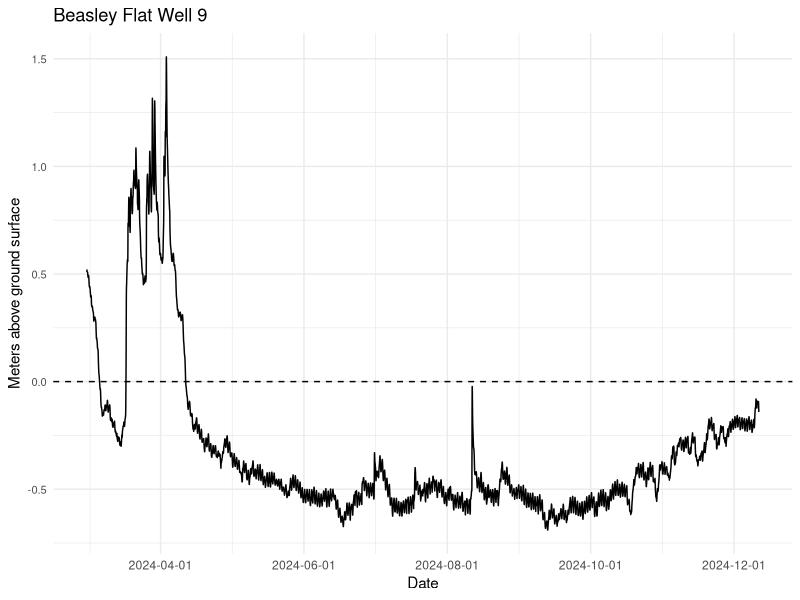
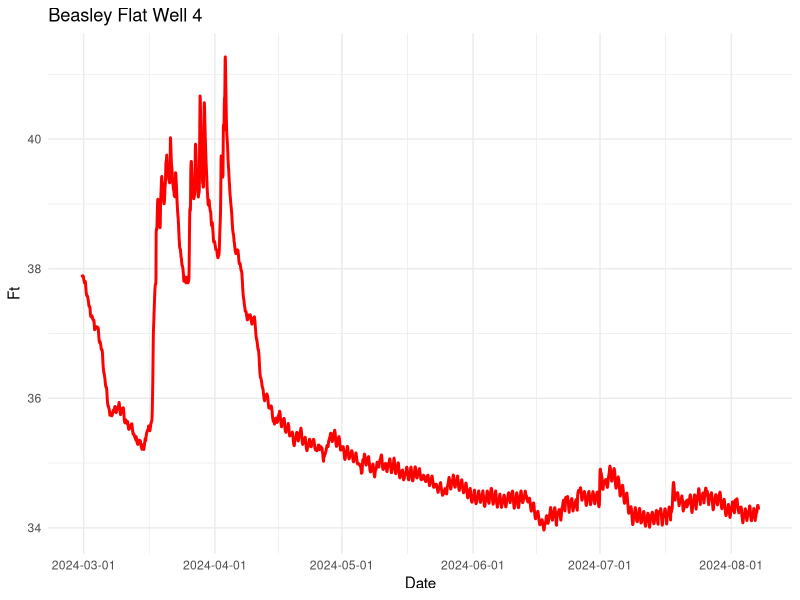

Write R code to recreate these figures, in order. (Note: this script raises an error after producing the figures.)
## ---- chunk 1
library(tidyverse)

library(ggplot2)
## ---- chunk 2
Well9JFebtoAug <- read_csv("BRAPWell9_022924to1211.csv")
Well4FebtoAug <- read_csv("BRAPWell4_02292024to08072024.csv")
#Well2bFebtoAug <- read_csv("BRAWell2b_02292024to08072024.csv")


## ---- chunk 3
# Convert Date if necessary
Well9JFebtoAug$Date <- as.POSIXct(Well9JFebtoAug$Date, format = "%m/%d/%Y %H:%M")  # Adjust format

# Ensure M column is numeric
Well9JFebtoAug$M <- as.numeric(Well9JFebtoAug$M)

# Re-run the plot code
ggplot(Well9JFebtoAug, aes(x = Date, y = M)) +
  geom_line(color = "black", size = 0.5) +  # Reduce line size
  labs(title = "Beasley Flat Well 9",
       x = "Date",
       y = "Meters above ground surface") +
  theme_minimal() +
  geom_hline(yintercept = 0, color = "black", linetype = "dashed") +
  scale_x_datetime(date_labels = "%Y-%m-%d", date_breaks = "2 month") +
  scale_y_continuous(limits = c(min(Well9JFebtoAug$M, na.rm = TRUE), max(Well9JFebtoAug$M, na.rm = TRUE))) +
  theme(axis.text.y = element_text(size = 8))  # Adjust y-axis text size


## ---- chunk 4
#GW 9 stats

summary(Well9JFebtoAug$M)

Well9JFebtoAug %>%
  filter(M == min(M, na.rm = TRUE)) %>%
  pull(Date)
## ---- chunk 5
# Ensure Date is in the correct format
Well9JFebtoAug <- Well9JFebtoAug %>%
  mutate(Date = as.POSIXct(Date, format = "%m/%d/%Y %H:%M"))  # Specify the correct format for MM/DD/YYYY HH:MM

# Remove any rows with NA in Date (if necessary)
Well9JFebtoAug <- Well9JFebtoAug %>%
  filter(!is.na(Date))

# Add Inundated column based on depth (M > 0)
Well9JFebtoAug <- Well9JFebtoAug %>%
  mutate(Inundated = `M` > 0)  # TRUE if M > 0

# Calculate time differences and sum durations of inundation
total_inundated_time <- Well9JFebtoAug %>%
  arrange(Date) %>%
  mutate(Time_Diff = c(0, as.numeric(diff(Date)) / 3600)) %>%  # Convert seconds to hours
  filter(Inundated == TRUE) %>%
  summarise(Total_Time_Hours = sum(Time_Diff, na.rm = TRUE))

# Display the result in days
total_inundated_time / 24

## ---- chunk 6
calculate_inundation_time <- function(data, date_column, ground_elevation_column, threshold = 0) {
  # Ensure Date is in datetime format
  data <- data %>%
    mutate(!!sym(date_column) := as.POSIXct(!!sym(date_column), format = "%Y-%m-%d %H:%M:%S"))  # Specify the format
  # Add Inundated column based on ground elevation and threshold
  data <- data %>%
    mutate(Inundated = !!sym(ground_elevation_column) <= threshold)  # TRUE if Ground Surface is below threshold
  # Calculate time differences and sum durations of inundation
  total_inundated_time <- data %>%
    arrange(!!sym(date_column)) %>%
    mutate(Time_Diff = c(0, as.numeric(diff(!!sym(date_column))) / 3600)) %>%  # Convert seconds to hours
    filter(Inundated == TRUE) %>%
    summarise(Total_Time_Hours = sum(Time_Diff, na.rm = TRUE))  # Total inundated time in hour
  return(total_inundated_time)
}

# Run the function to calculate inundation time for Well9JFebtoAug dataset
resultLB1 <- calculate_inundation_time(Well9JFebtoAug, "Date", "M", threshold = -.44)
print(resultLB1)


## ---- chunk 7
#Well 4

Well4FebtoAug$Date <- as.POSIXct(Well4FebtoAug$Date, format = "%m/%d/%Y %H:%M")  # Adjust format
Well4FebtoAug <- Well4FebtoAug %>%
  group_by(Date) %>%
  summarise(Ft = mean(Ft, na.rm = TRUE))  # Replace with appropriate summary function

# Plot the data
ggplot(Well4FebtoAug, aes(x = Date, y = Ft)) +
  geom_line(color = "red", size = 1) +
  labs(title = "Beasley Flat Well 4",
       x = "Date",
       y = "Ft") +
  theme_minimal() +
  scale_x_datetime(date_labels = "%Y-%m-%d", date_breaks = "1 month")



#Well 2b
Well2bFebtoAug$Date <- as.POSIXct(Well2bFebtoAug$Date, format = "%m/%d/%Y %H:%M")  # Adjust format
Well2bFebtoAug <- Well2bFebtoAug %>%
  group_by(Date) %>%
  summarise(Ft = mean(Ft, na.rm = TRUE))  # Replace with appropriate summary function

# Plot the data
ggplot(Well2bFebtoAug, aes(x = Date, y = Ft)) +
  geom_line(color = "gray", size = 1) +
  labs(title = "Beasley Flat Well 2b",
       x = "Date",
       y = "Ft") +
  theme_minimal() +
  scale_x_datetime(date_labels = "%Y-%m-%d", date_breaks = "1 month")


par(mfrow = c(2, 3))

